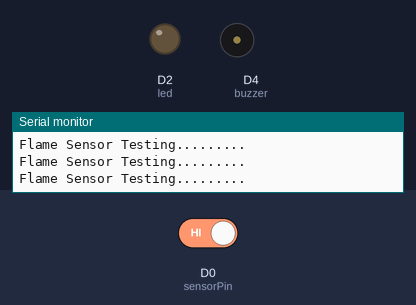
A sketch run on a simulated ESP8266 (NodeMCU). Shown: output pins drawn as LEDs (lit = HIGH), buzzer (waves = sounding, pin HIGH), the last lines printed to the serial monitor. Dashed ring = blinking. Inputs (shaded band) come from the test bench; at power-on: D0 (sensorPin) HIGH.

Above: at 2.8 s.
2.9 s: D0 (sensorPin) driven LOW
At 3.8 s:
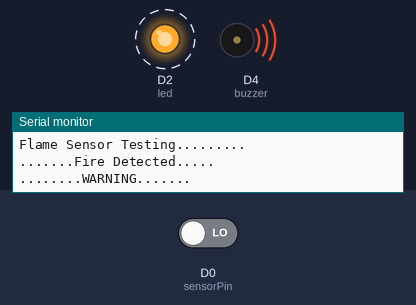
7.0 s: D0 (sensorPin) driven HIGH
At 7.7 s:
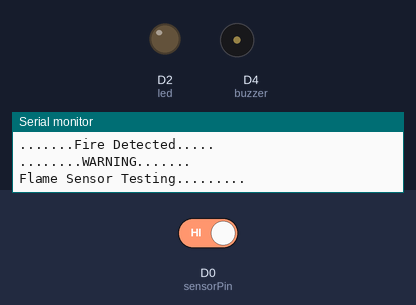
Timing chart, 0 to 10.0 s (numbered marks = the images above; inputs shaded):
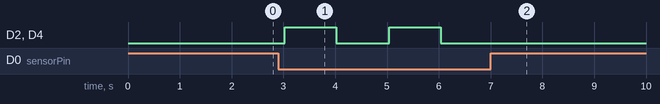

The sketch:

flamesensor.ino
```cpp
#include<SoftwareSerial.h>

int sensorPin = D0; // select the input pin for the LDR
int sensorValue; // variable to store the value coming from the sensor
int led =D2 ; // Output pin for LED
int buzzer = D4; // Output pin for Buzzer

void setup() {

// declare the ledPin and buzzer as an OUTPUT:

pinMode(led, OUTPUT);
pinMode(buzzer,OUTPUT);
Serial.begin(9600);
}
void loop()
{

Serial.println("Flame Sensor Testing.........");
sensorValue = digitalRead(sensorPin);
//Serial.println(sensorValue);

if (sensorValue == 0){
Serial.println(".......Fire Detected.....");
Serial.println("........WARNING.......");
digitalWrite(led,HIGH);
digitalWrite(buzzer,HIGH);
delay(1000);

}

digitalWrite(led,LOW);

digitalWrite(buzzer,LOW);
delay(1000);
delay(sensorValue);

}
```

Measured:
- after the input at 2.9 s, D2 (led), D4 (buzzer): alternates HIGH for 1.0 s and LOW for 1.0 s, starting after 0.12 s
- after the input at 7.0 s, D2 (led), D4 (buzzer): stops changing and stays LOW
